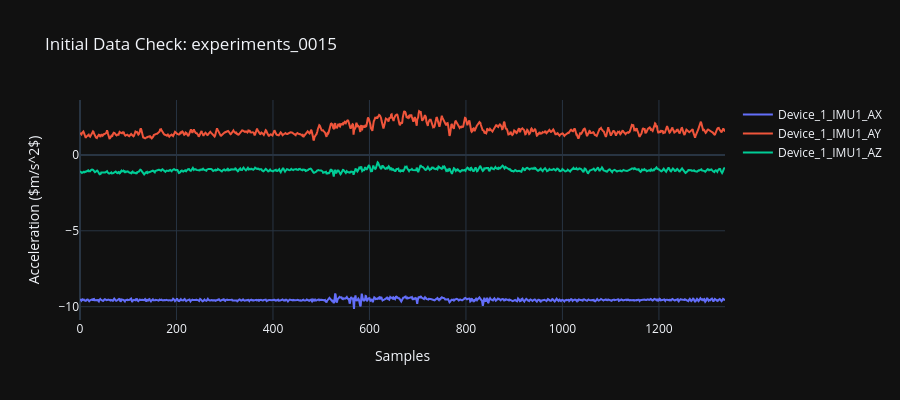

Write notebook code for a chart like this one.
### Markdown cell above
# **📂 Experiment Upload & Data Exploration**

### Code cell
# @title 🚀 Upload New Experiment { display-mode: "form" }
# @markdown Select a subject and upload their raw IMU data.

target_subject_id = "sub_0006" # @param {type:"string"}
activity_type = "Clean & Jerk" # @param {type:"string"}
weight_used = 20 # @param {type:"number"}
date = '2025-10-01' # @param {type:"string"}
time = '19:21' # @param {type:"string"}
timestamp = 1759326713 # @param {type:"number"}

notes = '5 reps, Complete' # @param {type:"string"}

exp_id = store.create_entry_interactive(
    entry_type="experiments",
    entity_id=target_subject_id,
    date=date,
    time=time,
    description=activity_type,
    timestamp=timestamp,
    weight_kg=weight_used,
    notes=notes
)

# @markdown ---
# @markdown ### 📈 Auto-Visualization
# @markdown After upload, the IMU data will be plotted below for quality check.

if exp_id:
    raw_df = store.get_entry_raw_data("experiments", exp_id)

    import plotly.graph_objects as go
    from plotly.subplots import make_subplots

    # Dynamically find Accelerometer columns (assuming AX, AY, AZ naming)
    accel_cols = [c for c in raw_df.columns if '_AX' in c or '_AY' in c or '_AZ' in c][:3]

    fig = go.Figure()
    for col in accel_cols:
        fig.add_trace(go.Scatter(y=raw_df[col], name=col, mode='lines'))

    fig.update_layout(
        title=f"Initial Data Check: {exp_id}",
        xaxis_title="Samples",
        yaxis_title="Acceleration ($m/s^2$)",
        template="plotly_dark",
        height=400
    )
    fig.show()

### Figure 1 — Plotly figure (JSON) as saved in the notebook; plotly's stock layout.template omitted (floating-point values rounded to 4 significant figures; data arrays with more than 128 entries replaced by an {"elided": "..."} marker saying what was removed)
{"data": [{"mode": "lines", "name": "Device_1_IMU1_AX", "y": {"elided": "1338 float values"}, "type": "scatter"}, {"mode": "lines", "name": "Device_1_IMU1_AY", "y": {"elided": "1338 float values"}, "type": "scatter"}, {"mode": "lines", "name": "Device_1_IMU1_AZ", "y": {"elided": "1338 float values"}, "type": "scatter"}], "layout": {"title": {"text": "Initial Data Check: experiments_0015"}, "xaxis": {"title": {"text": "Samples"}}, "yaxis": {"title": {"text": "Acceleration ($m/s^2$)"}}, "height": 400}}
